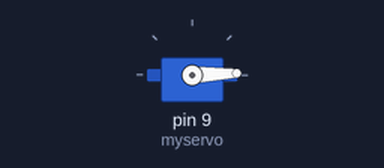
This sketch was run on a simulated Arduino Uno, built with avr-gcc and run on an emulated ATmega328P. On the bench: servo.

Above: at 0.05 s.
At 1.75 s:
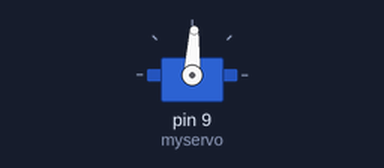
At 3.45 s:
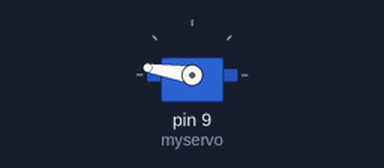
At 6.9 s:
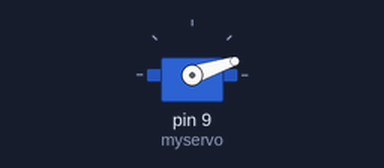
Timing chart, 0 to 9.4 s (numbered marks = the images above):
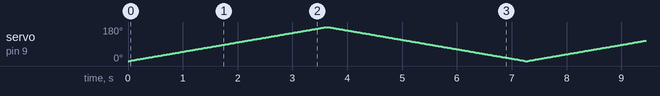

The sketch:

servo_example.ino
```cpp
//黃 <--->(signal)
//紅<--->(voltage)
//棕 <--->(ground)

#include <Servo.h>

Servo myservo; // 建立Servo物件，控制伺服馬達

void setup()
{
  myservo.attach(9); // 連接數位腳位9，伺服馬達的訊號線
}

void loop()
{
  for(int i = 0; i <= 180; i+=1){
    myservo.write(i); // 使用write，傳入角度，從0度轉到180度
    delay(20);
  }
  for(int i = 180; i >= 0; i-=1){
    myservo.write(i);// 使用write，傳入角度，從180度轉到0度
    delay(20);
  }
}
```
